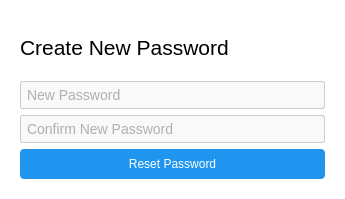
<?xml version="1.0" encoding="UTF-8"?>
<ui version="4.0">
 <class>Dialog</class>
 <widget class="QDialog" name="Dialog">
  <property name="geometry">
   <rect>
    <x>0</x>
    <y>0</y>
    <width>345</width>
    <height>199</height>
   </rect>
  </property>
  <property name="windowTitle">
   <string>Dialog</string>
  </property>
  <property name="styleSheet">
   <string notr="true">background-color: rgb(255, 255, 255);</string>
  </property>
  <layout class="QGridLayout" name="gridLayout">
   <item row="0" column="0">
    <widget class="QWidget" name="widget" native="true">
     <property name="styleSheet">
      <string notr="true">QLineEdit{
color: #666;
font-size: 14px;
padding: 4px;
border: 1px solid #ccc;
border-radius: 2px;
background-color: #f9f9f9;
}
QLineEdit:focus {
            border: 1px solid #0078d4;
            background-color: #fff;
        }


QPushButton{
border:none;
border-radius:4px;
padding:7px;
padding-left:10px;
padding-right:10px;
padding-top:5px;
padding-bottom:5px;
background-color: rgb(31, 149, 239);
color:white;





}
QPushButton:hover{
background-color:#1668a7;






}</string>
     </property>
     <layout class="QGridLayout" name="gridLayout_2">
      <item row="0" column="0">
       <layout class="QVBoxLayout" name="verticalLayout_2">
        <item>
         <widget class="QLabel" name="label">
          <property name="font">
           <font>
            <pointsize>16</pointsize>
           </font>
          </property>
          <property name="text">
           <string>Create New Password</string>
          </property>
         </widget>
        </item>
        <item>
         <layout class="QVBoxLayout" name="verticalLayout">
          <item>
           <widget class="QLineEdit" name="lineEdit">
            <property name="placeholderText">
             <string>New Password</string>
            </property>
           </widget>
          </item>
          <item>
           <widget class="QLineEdit" name="lineEdit_2">
            <property name="placeholderText">
             <string>Confirm New Password</string>
            </property>
           </widget>
          </item>
         </layout>
        </item>
        <item>
         <widget class="QPushButton" name="reset_pass_btn">
          <property name="cursor">
           <cursorShape>PointingHandCursor</cursorShape>
          </property>
          <property name="styleSheet">
           <string notr="true">padding:8px;</string>
          </property>
          <property name="text">
           <string>Reset Password</string>
          </property>
         </widget>
        </item>
       </layout>
      </item>
     </layout>
    </widget>
   </item>
  </layout>
 </widget>
 <resources/>
 <connections/>
</ui>
